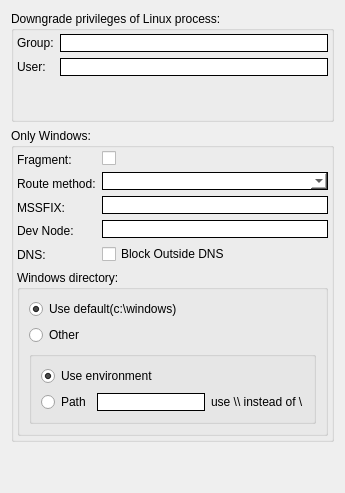
     <widget class="QWidget" name="tabLinux">
      <attribute name="title">
       <string>OS</string>
      </attribute>
      <layout class="QGridLayout" name="gridLayout_4">
       <item row="1" column="0">
        <widget class="QGroupBox" name="groupBox_6">
         <property name="title">
          <string>Only Windows:</string>
         </property>
         <layout class="QGridLayout" name="gridLayout_8">
          <property name="leftMargin">
           <number>3</number>
          </property>
          <property name="topMargin">
           <number>3</number>
          </property>
          <property name="rightMargin">
           <number>3</number>
          </property>
          <property name="bottomMargin">
           <number>3</number>
          </property>
          <item row="0" column="0">
           <layout class="QHBoxLayout" name="horizontalLayout_2">
            <item>
             <layout class="QVBoxLayout" name="verticalLayout_4">
              <item>
               <widget class="QLabel" name="label_5">
                <property name="text">
                 <string>Fragment:</string>
                </property>
               </widget>
              </item>
              <item>
               <widget class="QLabel" name="label_21">
                <property name="text">
                 <string>Route method:</string>
                </property>
               </widget>
              </item>
              <item>
               <widget class="QLabel" name="label_6">
                <property name="text">
                 <string>MSSFIX:</string>
                </property>
               </widget>
              </item>
              <item>
               <widget class="QLabel" name="label_23">
                <property name="text">
                 <string>Dev Node:</string>
                </property>
               </widget>
              </item>
              <item>
               <widget class="QLabel" name="label_9">
                <property name="text">
                 <string>DNS:</string>
                </property>
               </widget>
              </item>
             </layout>
            </item>
            <item>
             <layout class="QVBoxLayout" name="verticalLayout_3">
              <item>
               <widget class="QCheckBox" name="cbMsfix">
                <property name="enabled">
                 <bool>true</bool>
                </property>
                <property name="cursor">
                 <cursorShape>PointingHandCursor</cursorShape>
                </property>
                <property name="text">
                 <string/>
                </property>
               </widget>
              </item>
              <item>
               <widget class="QComboBox" name="cmbRouteMethod">
                <property name="enabled">
                 <bool>true</bool>
                </property>
                <property name="styleSheet">
                 <string notr="true">:enabled {border: 1px solid black; background-color: rgb(255, 255, 255);}
:disabled {border: 1px solid black; background-color: rgb(195, 195, 195);}
:hover {border: 1px solid red; }</string>
                </property>
               </widget>
              </item>
              <item>
               <widget class="QLineEdit" name="txtFragment">
                <property name="enabled">
                 <bool>true</bool>
                </property>
                <property name="sizePolicy">
                 <sizepolicy hsizetype="Expanding" vsizetype="Fixed">
                  <horstretch>0</horstretch>
                  <verstretch>0</verstretch>
                 </sizepolicy>
                </property>
                <property name="styleSheet">
                 <string notr="true">:enabled {border: 1px solid black; background-color: rgb(255, 255, 255);}
:disabled {border: 1px solid black; background-color: rgb(195, 195, 195);}
:hover {border: 1px solid red; }</string>
                </property>
               </widget>
              </item>
              <item>
               <widget class="QLineEdit" name="txtDevNode">
                <property name="enabled">
                 <bool>true</bool>
                </property>
                <property name="styleSheet">
                 <string notr="true">:enabled {border: 1px solid black; background-color: rgb(255, 255, 255);}
:disabled {border: 1px solid black; background-color: rgb(195, 195, 195);}
:hover {border: 1px solid red; }</string>
                </property>
               </widget>
              </item>
              <item>
               <widget class="QCheckBox" name="cbBlockOutsideDns">
                <property name="text">
                 <string>Block Outside DNS</string>
                </property>
               </widget>
              </item>
             </layout>
            </item>
           </layout>
          </item>
          <item row="1" column="0">
           <widget class="QGroupBox" name="groupBox_2">
            <property name="title">
             <string>Windows directory:</string>
            </property>
            <layout class="QGridLayout" name="gridLayout_6">
             <item row="0" column="0">
              <widget class="QRadioButton" name="cbWinDirUseDefault_2">
               <property name="cursor">
                <cursorShape>PointingHandCursor</cursorShape>
               </property>
               <property name="text">
                <string>Use default(c:\windows)</string>
               </property>
               <property name="checked">
                <bool>true</bool>
               </property>
              </widget>
             </item>
             <item row="1" column="0">
              <widget class="QRadioButton" name="cbWinDirOther_2">
               <property name="cursor">
                <cursorShape>PointingHandCursor</cursorShape>
               </property>
               <property name="text">
                <string>Other</string>
               </property>
              </widget>
             </item>
             <item row="2" column="0">
              <widget class="QGroupBox" name="groupBox_19">
               <property name="sizePolicy">
                <sizepolicy hsizetype="MinimumExpanding" vsizetype="Preferred">
                 <horstretch>0</horstretch>
                 <verstretch>0</verstretch>
                </sizepolicy>
               </property>
               <property name="title">
                <string/>
               </property>
               <layout class="QGridLayout" name="gridLayout_7">
                <item row="0" column="0" colspan="2">
                 <widget class="QRadioButton" name="cbWinDirEnvironment_2">
                  <property name="cursor">
                   <cursorShape>PointingHandCursor</cursorShape>
                  </property>
                  <property name="text">
                   <string>Use environment</string>
                  </property>
                  <property name="checked">
                   <bool>true</bool>
                  </property>
                 </widget>
                </item>
                <item row="1" column="0">
                 <widget class="QRadioButton" name="cbWinDirPath_2">
                  <property name="cursor">
                   <cursorShape>PointingHandCursor</cursorShape>
                  </property>
                  <property name="text">
                   <string>Path</string>
                  </property>
                 </widget>
                </item>
                <item row="1" column="1">
                 <widget class="QLineEdit" name="txtPath_2">
                  <property name="maximumSize">
                   <size>
                    <width>16777215</width>
                    <height>16777215</height>
                   </size>
                  </property>
                  <property name="styleSheet">
                   <string notr="true">:enabled {border: 1px solid black; background-color: rgb(255, 255, 255);}
:disabled {border: 1px solid black; background-color: rgb(195, 195, 195);}
:hover {border: 1px solid red; }</string>
                  </property>
                 </widget>
                </item>
                <item row="1" column="2">
                 <widget class="QLabel" name="label_44">
                  <property name="text">
                   <string>use \\ instead of \</string>
                  </property>
                 </widget>
                </item>
               </layout>
              </widget>
             </item>
            </layout>
           </widget>
          </item>
         </layout>
        </widget>
       </item>
       <item row="0" column="0">
        <widget class="QGroupBox" name="groupBox_10">
         <property name="title">
          <string>Downgrade privileges of Linux process:</string>
         </property>
         <layout class="QGridLayout" name="gridLayout_5">
          <property name="leftMargin">
           <number>3</number>
          </property>
          <property name="topMargin">
           <number>3</number>
          </property>
          <property name="rightMargin">
           <number>3</number>
          </property>
          <property name="bottomMargin">
           <number>3</number>
          </property>
          <item row="0" column="0">
           <layout class="QGridLayout" name="gridLayout">
            <item row="0" column="0">
             <layout class="QVBoxLayout" name="verticalLayout_2">
              <item>
               <widget class="QLabel" name="label_27">
                <property name="text">
                 <string>Group:</string>
                </property>
               </widget>
              </item>
              <item>
               <widget class="QLabel" name="label_26">
                <property name="text">
                 <string>User:</string>
                </property>
               </widget>
              </item>
             </layout>
            </item>
            <item row="0" column="1">
             <layout class="QVBoxLayout" name="verticalLayout">
              <item>
               <widget class="QLineEdit" name="txtLinuxUser">
                <property name="enabled">
                 <bool>true</bool>
                </property>
                <property name="styleSheet">
                 <string notr="true">:enabled {border: 1px solid black; background-color: rgb(255, 255, 255);}
:disabled {border: 1px solid black; background-color: rgb(195, 195, 195);}
:hover {border: 1px solid red; }</string>
                </property>
                <property name="frame">
                 <bool>true</bool>
                </property>
               </widget>
              </item>
              <item>
               <widget class="QLineEdit" name="txtLinuxGroup">
                <property name="enabled">
                 <bool>true</bool>
                </property>
                <property name="styleSheet">
                 <string notr="true">:enabled {border: 1px solid black; background-color: rgb(255, 255, 255);}
:disabled {border: 1px solid black; background-color: rgb(195, 195, 195);}
:hover {border: 1px solid red; }</string>
                </property>
               </widget>
              </item>
             </layout>
            </item>
           </layout>
          </item>
          <item row="1" column="0">
           <spacer name="verticalSpacer">
            <property name="orientation">
             <enum>Qt::Vertical</enum>
            </property>
            <property name="sizeHint" stdset="0">
             <size>
              <width>20</width>
              <height>40</height>
             </size>
            </property>
           </spacer>
          </item>
         </layout>
        </widget>
       </item>
       <item row="2" column="0">
        <spacer name="verticalSpacer_2">
         <property name="orientation">
          <enum>Qt::Vertical</enum>
         </property>
         <property name="sizeHint" stdset="0">
          <size>
           <width>20</width>
           <height>40</height>
          </size>
         </property>
        </spacer>
       </item>
      </layout>
     </widget>
